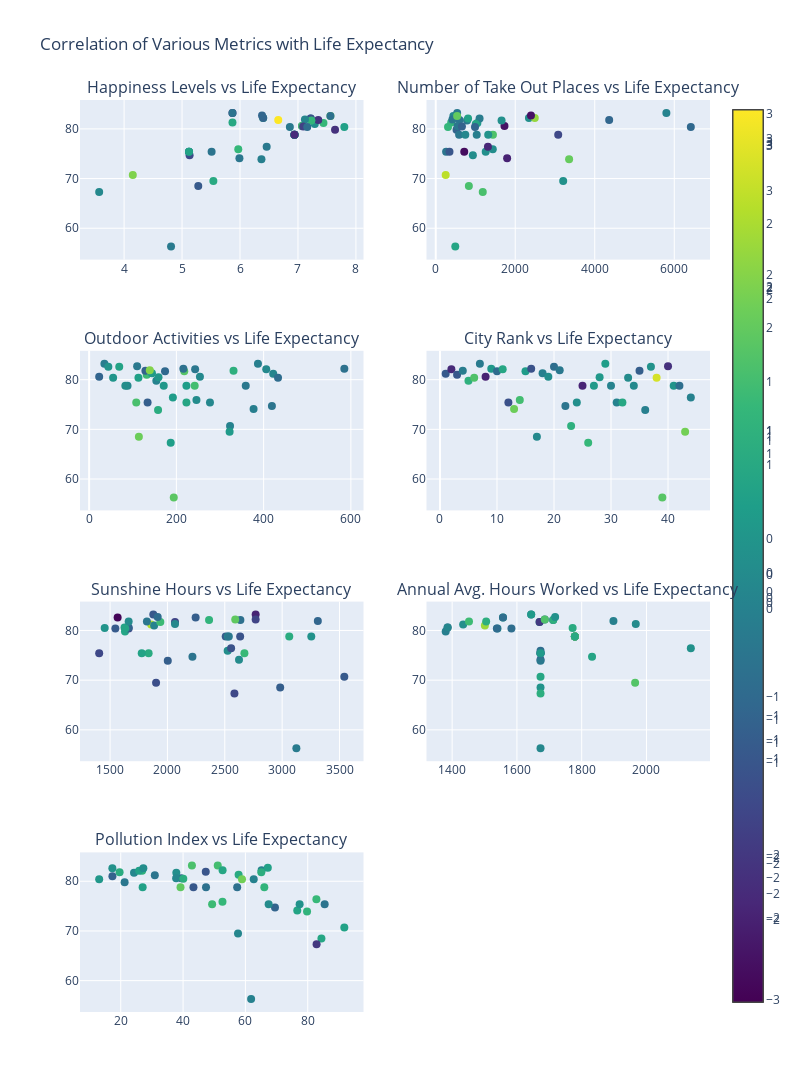

The notebook cell this image was saved under:
### Code cell
import plotly.graph_objects as go
from plotly.subplots import make_subplots

# Assuming 'df' is your DataFrame with the appropriate columns

# Define the variables for ease of use
variables = [
    'Happiness levels(Country)', 'Number of take out places(City)',
    'Outdoor activities(City)', 'Rank', 'Sunshine hours(City)',
    'Annual avg. hours worked', 'Pollution(Index score) (City)'
]
titles = [
    'Happiness Levels vs Life Expectancy', 'Number of Take Out Places vs Life Expectancy',
    'Outdoor Activities vs Life Expectancy', 'City Rank vs Life Expectancy',
    'Sunshine Hours vs Life Expectancy', 'Annual Avg. Hours Worked vs Life Expectancy',
    'Pollution Index vs Life Expectancy'
]

# Create subplots
fig = make_subplots(
    rows=4, cols=2,
    subplot_titles=titles,
    vertical_spacing=0.1
)

# Add scatter plots
row = 1
col = 1
for i, var in enumerate(variables):
    fig.add_trace(
        go.Scatter(
            x=df[var],
            y=df['Life expectancy(years) (Country)'],
            mode='markers',
            marker=dict(size=8, color=np.random.randn(500), colorscale='Viridis', showscale=True),
            name=var
        ),
        row=row,
        col=col
    )
    if col == 2:
        col = 1
        row += 1
    else:
        col += 1

# Update layout
fig.update_layout(
    height=1200,
    width=800,
    title_text="Correlation of Various Metrics with Life Expectancy",
    showlegend=False
)

# Show plot
fig.show()

### Figure 1 — Plotly figure (JSON) as saved in the notebook; plotly's stock layout.template omitted (floating-point values rounded to 4 significant figures; data arrays with more than 128 entries replaced by an {"elided": "..."} marker saying what was removed)
{"data": [{"marker": {"color": {"elided": "500 float values"}, "colorscale": [[0, "#440154"], [0.1111, "#482878"], [0.2222, "#3e4989"], [0.3333, "#31688e"], [0.4444, "#26828e"], [0.5556, "#1f9e89"], [0.6667, "#35b779"], [0.7778, "#6ece58"], [0.8889, "#b5de2b"], [1, "#fde725"]], "showscale": true, "size": 8}, "mode": "markers", "name": "Happiness levels(Country)", "type": "scatter", "x": [7.44, 7.22, 7.29, 7.35, 7.64, 7.8, 5.87, 7.07, 6.4, 7.23, 7.22, 5.12, 5.99, 5.97, 7.23, 6.4, 5.28, 5.87, 7.07, 7.56, 7.12, 5.13, 4.15, 5.12, 6.94, 3.57, 6.94, 7.09, 5.87, 6.94, 5.51, 5.12, 6.86, 6.94, 6.66, 6.37, 7.56, 7.16, 4.81, 6.38, 6.94, 6.94, 5.54, 6.46], "xaxis": "x", "y": [81.2, 82.1, 81, 81.8, 79.8, 80.4, 83.2, 80.6, 82.2, 81.7, 82.1, 75.4, 74.1, 75.9, 81.7, 82.2, 68.5, 81.3, 80.6, 82.6, 81.9, 74.7, 70.7, 75.4, 78.8, 67.3, 78.8, 80.5, 83.2, 78.8, 75.4, 75.4, 80.4, 78.8, 81.8, 73.9, 82.6, 80.4, 56.3, 82.7, 78.8, 78.8, 69.5, 76.4], "yaxis": "y"}, {"marker": {"color": {"elided": "500 float values"}, "colorscale": [[0, "#440154"], [0.1111, "#482878"], [0.2222, "#3e4989"], [0.3333, "#31688e"], [0.4444, "#26828e"], [0.5556, "#1f9e89"], [0.6667, "#35b779"], [0.7778, "#6ece58"], [0.8889, "#b5de2b"], [1, "#fde725"]], "showscale": true, "size": 8}, "mode": "markers", "name": "Number of take out places(City)", "type": "scatter", "x": [1048, 1103, 1008, 598, 523, 309, 539, 1729, 2344, 788, 813, 261, 1796, 1435, 1656, 2491, 833, 389, 551, 444, 420, 934, 250, 717, 1439, 1183, 588, 659, 5802, 1320, 1257, 346, 988, 1031, 4363, 3355, 538, 6417, 492, 2396, 744, 3081, 3206, 1313], "xaxis": "x2", "y": [81.2, 82.1, 81, 81.8, 79.8, 80.4, 83.2, 80.6, 82.2, 81.7, 82.1, 75.4, 74.1, 75.9, 81.7, 82.2, 68.5, 81.3, 80.6, 82.6, 81.9, 74.7, 70.7, 75.4, 78.8, 67.3, 78.8, 80.5, 83.2, 78.8, 75.4, 75.4, 80.4, 78.8, 81.8, 73.9, 82.6, 80.4, 56.3, 82.7, 78.8, 78.8, 69.5, 76.4], "yaxis": "y2"}, {"marker": {"color": {"elided": "500 float values"}, "colorscale": [[0, "#440154"], [0.1111, "#482878"], [0.2222, "#3e4989"], [0.3333, "#31688e"], [0.4444, "#26828e"], [0.5556, "#1f9e89"], [0.6667, "#35b779"], [0.7778, "#6ece58"], [0.8889, "#b5de2b"], [1, "#fde725"]], "showscale": true, "size": 8}, "mode": "markers", "name": "Outdoor activities(City)", "type": "scatter", "x": [422, 406, 132, 129, 154, 113, 35, 254, 585, 218, 243, 223, 377, 246, 174, 216, 114, 144, 23, 44, 139, 419, 323, 134, 223, 187, 88, 159, 387, 171, 277, 108, 55, 242, 331, 158, 69, 433, 194, 110, 83, 359, 322, 192], "xaxis": "x3", "y": [81.2, 82.1, 81, 81.8, 79.8, 80.4, 83.2, 80.6, 82.2, 81.7, 82.1, 75.4, 74.1, 75.9, 81.7, 82.2, 68.5, 81.3, 80.6, 82.6, 81.9, 74.7, 70.7, 75.4, 78.8, 67.3, 78.8, 80.5, 83.2, 78.8, 75.4, 75.4, 80.4, 78.8, 81.8, 73.9, 82.6, 80.4, 56.3, 82.7, 78.8, 78.8, 69.5, 76.4], "yaxis": "y3"}, {"marker": {"color": {"elided": "500 float values"}, "colorscale": [[0, "#440154"], [0.1111, "#482878"], [0.2222, "#3e4989"], [0.3333, "#31688e"], [0.4444, "#26828e"], [0.5556, "#1f9e89"], [0.6667, "#35b779"], [0.7778, "#6ece58"], [0.8889, "#b5de2b"], [1, "#fde725"]], "showscale": true, "size": 8}, "mode": "markers", "name": "Rank", "type": "scatter", "x": [1, 2, 3, 4, 5, 6, 7, 8, 9, 10, 11, 12, 13, 14, 15, 16, 17, 18, 19, 20, 21, 22, 23, 24, 25, 26, 27, 28, 29, 30, 31, 32, 33, 34, 35, 36, 37, 38, 39, 40, 41, 42, 43, 44], "xaxis": "x4", "y": [81.2, 82.1, 81, 81.8, 79.8, 80.4, 83.2, 80.6, 82.2, 81.7, 82.1, 75.4, 74.1, 75.9, 81.7, 82.2, 68.5, 81.3, 80.6, 82.6, 81.9, 74.7, 70.7, 75.4, 78.8, 67.3, 78.8, 80.5, 83.2, 78.8, 75.4, 75.4, 80.4, 78.8, 81.8, 73.9, 82.6, 80.4, 56.3, 82.7, 78.8, 78.8, 69.5, 76.4], "yaxis": "y4"}, {"marker": {"color": {"elided": "500 float values"}, "colorscale": [[0, "#440154"], [0.1111, "#482878"], [0.2222, "#3e4989"], [0.3333, "#31688e"], [0.4444, "#26828e"], [0.5556, "#1f9e89"], [0.6667, "#35b779"], [0.7778, "#6ece58"], [0.8889, "#b5de2b"], [1, "#fde725"]], "showscale": true, "size": 8}, "mode": "markers", "name": "Sunshine hours(City)", "type": "scatter", "x": [1858, 2636, 1884, 1821, 1630, 1662, 2769, 1626, 2591, 1938, 2363, 2671, 2624, 2525, 2066, 2769, 2983, 2066, 1662, 2246.0, 3311, 2218, 3542, 1405, 3254, 2584, 2634, 1453, 1877, 2508, 1836, 1776, 1546, 3062, 1662, 2003, 1566, 1633, 3124, 1915, 2528, 2535, 1901, 2555], "xaxis": "x5", "y": [81.2, 82.1, 81, 81.8, 79.8, 80.4, 83.2, 80.6, 82.2, 81.7, 82.1, 75.4, 74.1, 75.9, 81.7, 82.2, 68.5, 81.3, 80.6, 82.6, 81.9, 74.7, 70.7, 75.4, 78.8, 67.3, 78.8, 80.5, 83.2, 78.8, 75.4, 75.4, 80.4, 78.8, 81.8, 73.9, 82.6, 80.4, 56.3, 82.7, 78.8, 78.8, 69.5, 76.4], "yaxis": "y5"}, {"marker": {"color": {"elided": "500 float values"}, "colorscale": [[0, "#440154"], [0.1111, "#482878"], [0.2222, "#3e4989"], [0.3333, "#31688e"], [0.4444, "#26828e"], [0.5556, "#1f9e89"], [0.6667, "#35b779"], [0.7778, "#6ece58"], [0.8889, "#b5de2b"], [1, "#fde725"]], "showscale": true, "size": 8}, "mode": "markers", "name": "Annual avg. hours worked", "type": "scatter", "x": [1434, 1712, 1501, 1452, 1380, 1540, 1644, 1386, 1686, 1670, 1712, 1673.0, 1673.0, 1673.0, 1670, 1686, 1673.0, 1967, 1386, 1557, 1898, 1832, 1673.0, 1673.0, 1779, 1673.0, 1779, 1772, 1644, 1779, 1673.0, 1673.0, 1583, 1779, 1505, 1673.0, 1557, 1538, 1673.0, 1718, 1779, 1779, 1965, 2137], "xaxis": "x6", "y": [81.2, 82.1, 81, 81.8, 79.8, 80.4, 83.2, 80.6, 82.2, 81.7, 82.1, 75.4, 74.1, 75.9, 81.7, 82.2, 68.5, 81.3, 80.6, 82.6, 81.9, 74.7, 70.7, 75.4, 78.8, 67.3, 78.8, 80.5, 83.2, 78.8, 75.4, 75.4, 80.4, 78.8, 81.8, 73.9, 82.6, 80.4, 56.3, 82.7, 78.8, 78.8, 69.5, 76.4], "yaxis": "y6"}, {"marker": {"color": {"elided": "500 float values"}, "colorscale": [[0, "#440154"], [0.1111, "#482878"], [0.2222, "#3e4989"], [0.3333, "#31688e"], [0.4444, "#26828e"], [0.5556, "#1f9e89"], [0.6667, "#35b779"], [0.7778, "#6ece58"], [0.8889, "#b5de2b"], [1, "#fde725"]], "showscale": true, "size": 8}, "mode": "markers", "name": "Pollution(Index score) (City)", "type": "scatter", "x": [30.93, 26.86, 17.33, 19.63, 21.24, 13.08, 51.12, 39.41, 65.19, 24.26, 25.9, 85.43, 76.64, 52.64, 37.83, 52.68, 84.39, 57.82, 37.78, 27.25, 47.28, 69.49, 91.74, 49.32, 66.07, 82.84, 27.03, 40.07, 42.84, 43.33, 67.46, 77.4, 62.67, 47.36, 65.1, 79.78, 17.31, 58.91, 61.83, 67.19, 39.18, 57.36, 57.63, 82.78], "xaxis": "x7", "y": [81.2, 82.1, 81, 81.8, 79.8, 80.4, 83.2, 80.6, 82.2, 81.7, 82.1, 75.4, 74.1, 75.9, 81.7, 82.2, 68.5, 81.3, 80.6, 82.6, 81.9, 74.7, 70.7, 75.4, 78.8, 67.3, 78.8, 80.5, 83.2, 78.8, 75.4, 75.4, 80.4, 78.8, 81.8, 73.9, 82.6, 80.4, 56.3, 82.7, 78.8, 78.8, 69.5, 76.4], "yaxis": "y7"}], "layout": {"annotations": [{"font": {"size": 16}, "showarrow": false, "text": "Happiness Levels vs Life Expectancy", "x": 0.225, "xanchor": "center", "xref": "paper", "y": 1, "yanchor": "bottom", "yref": "paper"}, {"font": {"size": 16}, "showarrow": false, "text": "Number of Take Out Places vs Life Expectancy", "x": 0.775, "xanchor": "center", "xref": "paper", "y": 1, "yanchor": "bottom", "yref": "paper"}, {"font": {"size": 16}, "showarrow": false, "text": "Outdoor Activities vs Life Expectancy", "x": 0.225, "xanchor": "center", "xref": "paper", "y": 0.725, "yanchor": "bottom", "yref": "paper"}, {"font": {"size": 16}, "showarrow": false, "text": "City Rank vs Life Expectancy", "x": 0.775, "xanchor": "center", "xref": "paper", "y": 0.725, "yanchor": "bottom", "yref": "paper"}, {"font": {"size": 16}, "showarrow": false, "text": "Sunshine Hours vs Life Expectancy", "x": 0.225, "xanchor": "center", "xref": "paper", "y": 0.45, "yanchor": "bottom", "yref": "paper"}, {"font": {"size": 16}, "showarrow": false, "text": "Annual Avg. Hours Worked vs Life Expectancy", "x": 0.775, "xanchor": "center", "xref": "paper", "y": 0.45, "yanchor": "bottom", "yref": "paper"}, {"font": {"size": 16}, "showarrow": false, "text": "Pollution Index vs Life Expectancy", "x": 0.225, "xanchor": "center", "xref": "paper", "y": 0.175, "yanchor": "bottom", "yref": "paper"}], "height": 1200, "showlegend": false, "title": {"text": "Correlation of Various Metrics with Life Expectancy"}, "width": 800, "xaxis": {"anchor": "y", "domain": [0, 0.45]}, "xaxis2": {"anchor": "y2", "domain": [0.55, 1]}, "xaxis3": {"anchor": "y3", "domain": [0, 0.45]}, "xaxis4": {"anchor": "y4", "domain": [0.55, 1]}, "xaxis5": {"anchor": "y5", "domain": [0, 0.45]}, "xaxis6": {"anchor": "y6", "domain": [0.55, 1]}, "xaxis7": {"anchor": "y7", "domain": [0, 0.45]}, "xaxis8": {"anchor": "y8", "domain": [0.55, 1]}, "yaxis": {"anchor": "x", "domain": [0.825, 1]}, "yaxis2": {"anchor": "x2", "domain": [0.825, 1]}, "yaxis3": {"anchor": "x3", "domain": [0.55, 0.725]}, "yaxis4": {"anchor": "x4", "domain": [0.55, 0.725]}, "yaxis5": {"anchor": "x5", "domain": [0.275, 0.45]}, "yaxis6": {"anchor": "x6", "domain": [0.275, 0.45]}, "yaxis7": {"anchor": "x7", "domain": [0, 0.175]}, "yaxis8": {"anchor": "x8", "domain": [0, 0.175]}}}
